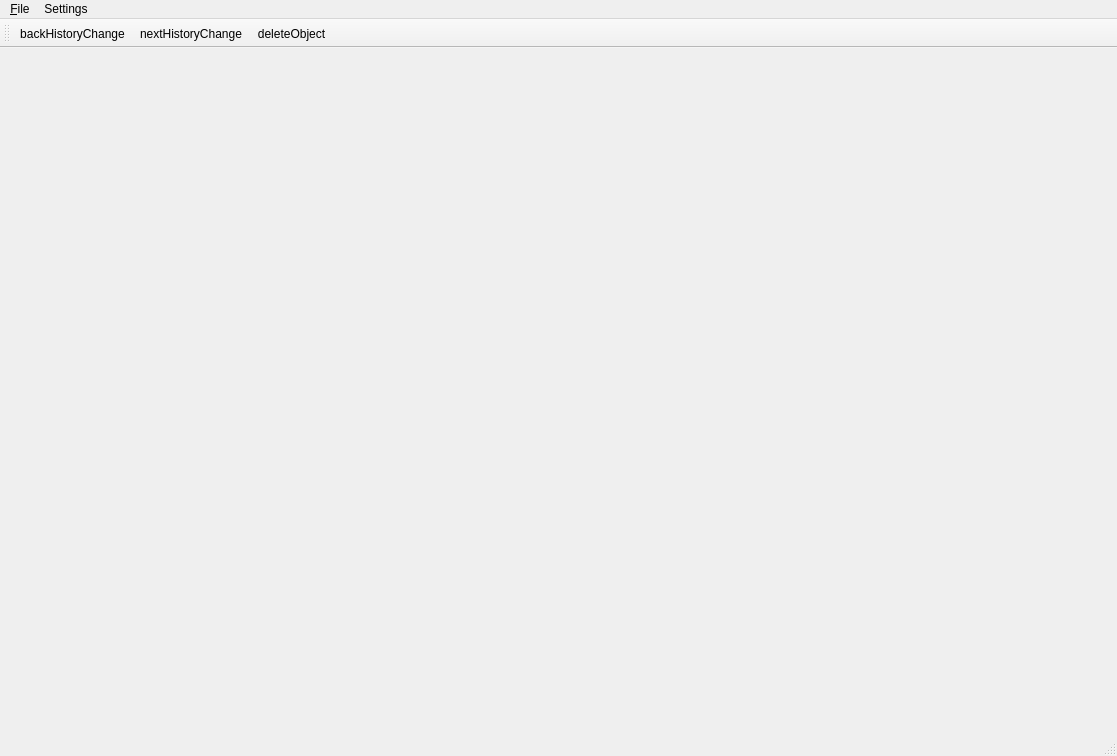
<?xml version="1.0" encoding="UTF-8"?>
<ui version="4.0">
 <class>editingPanelStacked</class>
 <widget class="QMainWindow" name="editingPanelStacked">
  <property name="geometry">
   <rect>
    <x>0</x>
    <y>0</y>
    <width>1117</width>
    <height>756</height>
   </rect>
  </property>
  <property name="windowTitle">
   <string>MainWindow</string>
  </property>
  <property name="windowIcon">
   <iconset>
    <normaloff>Icon/MainWindow/logo.gif</normaloff>Icon/MainWindow/logo.gif</iconset>
  </property>
  <widget class="QWidget" name="centralwidget">
   <widget class="QStackedWidget" name="editPanelStacked">
    <property name="geometry">
     <rect>
      <x>780</x>
      <y>20</y>
      <width>301</width>
      <height>561</height>
     </rect>
    </property>
    <property name="currentIndex">
     <number>2</number>
    </property>
    <widget class="QWidget" name="EditVideoPage">
     <widget class="QGroupBox" name="videoTrimmingGroupBox">
      <property name="geometry">
       <rect>
        <x>10</x>
        <y>20</y>
        <width>281</width>
        <height>71</height>
       </rect>
      </property>
      <property name="title">
       <string>Обрезка видио</string>
      </property>
      <widget class="QTimeEdit" name="videoTrimmingStartTimeEdit">
       <property name="geometry">
        <rect>
         <x>60</x>
         <y>30</y>
         <width>81</width>
         <height>22</height>
        </rect>
       </property>
       <property name="displayFormat">
        <string>HH:mm:ss</string>
       </property>
      </widget>
      <widget class="QLabel" name="videoTrimmingStartLabel">
       <property name="geometry">
        <rect>
         <x>10</x>
         <y>30</y>
         <width>55</width>
         <height>16</height>
        </rect>
       </property>
       <property name="text">
        <string>Начало</string>
       </property>
      </widget>
      <widget class="QTimeEdit" name="videoTrimmingEndTimeEdit">
       <property name="geometry">
        <rect>
         <x>190</x>
         <y>30</y>
         <width>81</width>
         <height>22</height>
        </rect>
       </property>
       <property name="displayFormat">
        <string>HH:mm:ss</string>
       </property>
      </widget>
      <widget class="QLabel" name="videoTrimmingEndLabel">
       <property name="geometry">
        <rect>
         <x>150</x>
         <y>30</y>
         <width>55</width>
         <height>16</height>
        </rect>
       </property>
       <property name="text">
        <string>Конец</string>
       </property>
      </widget>
     </widget>
     <widget class="QGroupBox" name="groupBox_2">
      <property name="geometry">
       <rect>
        <x>10</x>
        <y>110</y>
        <width>281</width>
        <height>121</height>
       </rect>
      </property>
      <property name="title">
       <string>Вставить титры</string>
      </property>
      <widget class="QTextEdit" name="titleStartVideoTextEdit">
       <property name="geometry">
        <rect>
         <x>20</x>
         <y>40</y>
         <width>251</width>
         <height>61</height>
        </rect>
       </property>
      </widget>
     </widget>
     <widget class="QPushButton" name="remove_audioButton">
      <property name="geometry">
       <rect>
        <x>20</x>
        <y>400</y>
        <width>241</width>
        <height>28</height>
       </rect>
      </property>
      <property name="text">
       <string>Удалить аудио</string>
      </property>
     </widget>
     <widget class="QPushButton" name="screenshotButton">
      <property name="geometry">
       <rect>
        <x>20</x>
        <y>440</y>
        <width>241</width>
        <height>28</height>
       </rect>
      </property>
      <property name="text">
       <string>Сделать скриншот</string>
      </property>
     </widget>
     <widget class="QDialogButtonBox" name="editPanelVideoButtonBox">
      <property name="geometry">
       <rect>
        <x>60</x>
        <y>490</y>
        <width>193</width>
        <height>28</height>
       </rect>
      </property>
      <property name="standardButtons">
       <set>QDialogButtonBox::Cancel|QDialogButtonBox::Ok</set>
      </property>
     </widget>
     <widget class="QGroupBox" name="speedPlayVideoGroupBox">
      <property name="geometry">
       <rect>
        <x>10</x>
        <y>240</y>
        <width>291</width>
        <height>91</height>
       </rect>
      </property>
      <property name="title">
       <string>Скорость воспроизведения</string>
      </property>
      <widget class="QSlider" name="speedPlayVideoHorizontalSlider">
       <property name="geometry">
        <rect>
         <x>10</x>
         <y>30</y>
         <width>201</width>
         <height>22</height>
        </rect>
       </property>
       <property name="minimum">
        <number>-4</number>
       </property>
       <property name="maximum">
        <number>3</number>
       </property>
       <property name="orientation">
        <enum>Qt::Horizontal</enum>
       </property>
      </widget>
      <widget class="QLCDNumber" name="speedPlayVideoLcdNumber">
       <property name="geometry">
        <rect>
         <x>220</x>
         <y>30</y>
         <width>64</width>
         <height>23</height>
        </rect>
       </property>
      </widget>
     </widget>
    </widget>
    <widget class="QWidget" name="EditAudioPage">
     <widget class="QGroupBox" name="audioTrimmingGroupBox">
      <property name="geometry">
       <rect>
        <x>0</x>
        <y>20</y>
        <width>291</width>
        <height>81</height>
       </rect>
      </property>
      <property name="title">
       <string>Обрезка аудио</string>
      </property>
      <widget class="QTimeEdit" name="audioTrimmingStartTimeEdit">
       <property name="geometry">
        <rect>
         <x>60</x>
         <y>30</y>
         <width>81</width>
         <height>22</height>
        </rect>
       </property>
       <property name="displayFormat">
        <string>HH:mm:ss</string>
       </property>
      </widget>
      <widget class="QLabel" name="audioTrimmingStartLabel">
       <property name="geometry">
        <rect>
         <x>10</x>
         <y>30</y>
         <width>55</width>
         <height>16</height>
        </rect>
       </property>
       <property name="text">
        <string>Начало</string>
       </property>
      </widget>
      <widget class="QLabel" name="audioTrimmingEndLabel">
       <property name="geometry">
        <rect>
         <x>160</x>
         <y>30</y>
         <width>55</width>
         <height>16</height>
        </rect>
       </property>
       <property name="text">
        <string>Конец</string>
       </property>
      </widget>
      <widget class="QTimeEdit" name="audioTrimmingEndTimeEdit">
       <property name="geometry">
        <rect>
         <x>200</x>
         <y>30</y>
         <width>81</width>
         <height>22</height>
        </rect>
       </property>
       <property name="displayFormat">
        <string>HH:mm:ss</string>
       </property>
      </widget>
     </widget>
     <widget class="QDialogButtonBox" name="editPanelAudioButtonBox">
      <property name="geometry">
       <rect>
        <x>60</x>
        <y>520</y>
        <width>193</width>
        <height>28</height>
       </rect>
      </property>
      <property name="standardButtons">
       <set>QDialogButtonBox::Cancel|QDialogButtonBox::Ok</set>
      </property>
     </widget>
     <widget class="QGroupBox" name="audioRemoveGroupBox">
      <property name="geometry">
       <rect>
        <x>0</x>
        <y>110</y>
        <width>291</width>
        <height>81</height>
       </rect>
      </property>
      <property name="title">
       <string>Удалить часть аудио</string>
      </property>
      <widget class="QLabel" name="audioRemoveStartLabel">
       <property name="geometry">
        <rect>
         <x>10</x>
         <y>30</y>
         <width>55</width>
         <height>16</height>
        </rect>
       </property>
       <property name="text">
        <string>Начало</string>
       </property>
      </widget>
      <widget class="QTimeEdit" name="audioRemoveStartTimeEdit">
       <property name="geometry">
        <rect>
         <x>60</x>
         <y>30</y>
         <width>81</width>
         <height>22</height>
        </rect>
       </property>
       <property name="displayFormat">
        <string>HH:mm:ss</string>
       </property>
      </widget>
      <widget class="QLabel" name="audioRemoveEndLabel">
       <property name="geometry">
        <rect>
         <x>150</x>
         <y>30</y>
         <width>55</width>
         <height>16</height>
        </rect>
       </property>
       <property name="text">
        <string>Конец</string>
       </property>
      </widget>
      <widget class="QTimeEdit" name="audioRemoveEndTimeEdit">
       <property name="geometry">
        <rect>
         <x>200</x>
         <y>30</y>
         <width>81</width>
         <height>22</height>
        </rect>
       </property>
       <property name="displayFormat">
        <string>HH:mm:ss</string>
       </property>
      </widget>
     </widget>
     <widget class="QGroupBox" name="speedPlayAudioGroupBox">
      <property name="geometry">
       <rect>
        <x>0</x>
        <y>210</y>
        <width>291</width>
        <height>91</height>
       </rect>
      </property>
      <property name="title">
       <string>Скорость воспроизведения</string>
      </property>
      <widget class="QSlider" name="speedPlayAudioHorizontalSlider">
       <property name="geometry">
        <rect>
         <x>10</x>
         <y>30</y>
         <width>201</width>
         <height>22</height>
        </rect>
       </property>
       <property name="minimum">
        <number>-4</number>
       </property>
       <property name="maximum">
        <number>3</number>
       </property>
       <property name="orientation">
        <enum>Qt::Horizontal</enum>
       </property>
      </widget>
      <widget class="QLCDNumber" name="speedPlayAudioLcdNumber">
       <property name="geometry">
        <rect>
         <x>220</x>
         <y>30</y>
         <width>64</width>
         <height>23</height>
        </rect>
       </property>
      </widget>
     </widget>
    </widget>
    <widget class="QWidget" name="editDefaultPage"/>
    <widget class="QWidget" name="editPhotoPage">
     <widget class="QGroupBox" name="brightGroupBox">
      <property name="geometry">
       <rect>
        <x>10</x>
        <y>10</y>
        <width>211</width>
        <height>61</height>
       </rect>
      </property>
      <property name="title">
       <string>Яркость</string>
      </property>
      <widget class="QSlider" name="brightSlider">
       <property name="geometry">
        <rect>
         <x>10</x>
         <y>30</y>
         <width>191</width>
         <height>16</height>
        </rect>
       </property>
       <property name="maximum">
        <number>20</number>
       </property>
       <property name="singleStep">
        <number>1</number>
       </property>
       <property name="value">
        <number>10</number>
       </property>
       <property name="sliderPosition">
        <number>10</number>
       </property>
       <property name="orientation">
        <enum>Qt::Horizontal</enum>
       </property>
      </widget>
     </widget>
     <widget class="QGroupBox" name="contrastGroupBox">
      <property name="geometry">
       <rect>
        <x>10</x>
        <y>70</y>
        <width>211</width>
        <height>61</height>
       </rect>
      </property>
      <property name="title">
       <string>Контрастность</string>
      </property>
      <widget class="QSlider" name="contrastSlider">
       <property name="geometry">
        <rect>
         <x>10</x>
         <y>30</y>
         <width>191</width>
         <height>16</height>
        </rect>
       </property>
       <property name="maximum">
        <number>20</number>
       </property>
       <property name="value">
        <number>10</number>
       </property>
       <property name="orientation">
        <enum>Qt::Horizontal</enum>
       </property>
      </widget>
     </widget>
     <widget class="QGroupBox" name="resizePhotoGroupBox">
      <property name="geometry">
       <rect>
        <x>0</x>
        <y>140</y>
        <width>241</width>
        <height>80</height>
       </rect>
      </property>
      <property name="title">
       <string>Размер фото</string>
      </property>
      <widget class="QLabel" name="resizePhotoWidthLabel">
       <property name="geometry">
        <rect>
         <x>10</x>
         <y>30</y>
         <width>55</width>
         <height>16</height>
        </rect>
       </property>
       <property name="text">
        <string>Ширина</string>
       </property>
      </widget>
      <widget class="QSpinBox" name="resizePhotoWidthSpinBox">
       <property name="geometry">
        <rect>
         <x>60</x>
         <y>30</y>
         <width>51</width>
         <height>22</height>
        </rect>
       </property>
       <property name="minimum">
        <number>1</number>
       </property>
       <property name="maximum">
        <number>5000</number>
       </property>
      </widget>
      <widget class="QLabel" name="resizePhotoHeightLabel">
       <property name="geometry">
        <rect>
         <x>120</x>
         <y>30</y>
         <width>55</width>
         <height>16</height>
        </rect>
       </property>
       <property name="text">
        <string>Высота</string>
       </property>
      </widget>
      <widget class="QSpinBox" name="resizePhotoHeightSpinBox">
       <property name="geometry">
        <rect>
         <x>170</x>
         <y>30</y>
         <width>61</width>
         <height>22</height>
        </rect>
       </property>
       <property name="minimum">
        <number>1</number>
       </property>
       <property name="maximum">
        <number>5000</number>
       </property>
      </widget>
     </widget>
     <widget class="QGroupBox" name="FilterGroupBox">
      <property name="geometry">
       <rect>
        <x>0</x>
        <y>230</y>
        <width>251</width>
        <height>121</height>
       </rect>
      </property>
      <property name="title">
       <string>Фильтры</string>
      </property>
      <widget class="QRadioButton" name="filterCmykRadioButton">
       <property name="enabled">
        <bool>false</bool>
       </property>
       <property name="geometry">
        <rect>
         <x>10</x>
         <y>30</y>
         <width>95</width>
         <height>20</height>
        </rect>
       </property>
       <property name="text">
        <string>CMYK</string>
       </property>
      </widget>
      <widget class="QRadioButton" name="filterBlacWhiteRadioButton">
       <property name="geometry">
        <rect>
         <x>10</x>
         <y>50</y>
         <width>111</width>
         <height>20</height>
        </rect>
       </property>
       <property name="text">
        <string>Черно-Белый</string>
       </property>
      </widget>
      <widget class="QRadioButton" name="filterGrayscaleRadioButton">
       <property name="geometry">
        <rect>
         <x>10</x>
         <y>70</y>
         <width>141</width>
         <height>20</height>
        </rect>
       </property>
       <property name="text">
        <string>Градация серого</string>
       </property>
      </widget>
      <widget class="QRadioButton" name="filterDefaultRadioButton">
       <property name="geometry">
        <rect>
         <x>10</x>
         <y>90</y>
         <width>121</width>
         <height>20</height>
        </rect>
       </property>
       <property name="text">
        <string>Стандартный</string>
       </property>
       <property name="checked">
        <bool>true</bool>
       </property>
      </widget>
     </widget>
     <widget class="QGroupBox" name="transposeGroupBox">
      <property name="geometry">
       <rect>
        <x>0</x>
        <y>360</y>
        <width>281</width>
        <height>151</height>
       </rect>
      </property>
      <property name="title">
       <string>Трансформация изображения</string>
      </property>
      <widget class="QPushButton" name="mirrorHorizontalButton">
       <property name="geometry">
        <rect>
         <x>0</x>
         <y>30</y>
         <width>251</width>
         <height>28</height>
        </rect>
       </property>
       <property name="text">
        <string>Зеркальное отражение по горизонтали</string>
       </property>
      </widget>
      <widget class="QPushButton" name="mirrorVerticalButton">
       <property name="geometry">
        <rect>
         <x>0</x>
         <y>60</y>
         <width>251</width>
         <height>31</height>
        </rect>
       </property>
       <property name="text">
        <string>Зеркальное отражение по вертикали</string>
       </property>
      </widget>
      <widget class="QPushButton" name="turnLeftButton">
       <property name="geometry">
        <rect>
         <x>0</x>
         <y>90</y>
         <width>251</width>
         <height>28</height>
        </rect>
       </property>
       <property name="text">
        <string>Поворот влево</string>
       </property>
      </widget>
      <widget class="QPushButton" name="turnRightButton">
       <property name="geometry">
        <rect>
         <x>0</x>
         <y>120</y>
         <width>251</width>
         <height>31</height>
        </rect>
       </property>
       <property name="text">
        <string>Поворот вправо</string>
       </property>
      </widget>
     </widget>
     <widget class="QLCDNumber" name="lcdNumber">
      <property name="geometry">
       <rect>
        <x>230</x>
        <y>30</y>
        <width>64</width>
        <height>21</height>
       </rect>
      </property>
      <property name="intValue" stdset="0">
       <number>10</number>
      </property>
     </widget>
     <widget class="QLCDNumber" name="lcdNumber_2">
      <property name="geometry">
       <rect>
        <x>230</x>
        <y>100</y>
        <width>64</width>
        <height>23</height>
       </rect>
      </property>
      <property name="intValue" stdset="0">
       <number>10</number>
      </property>
     </widget>
     <widget class="QDialogButtonBox" name="editPanelPhotoButtonBox">
      <property name="geometry">
       <rect>
        <x>40</x>
        <y>520</y>
        <width>193</width>
        <height>28</height>
       </rect>
      </property>
      <property name="standardButtons">
       <set>QDialogButtonBox::Cancel|QDialogButtonBox::Ok</set>
      </property>
     </widget>
    </widget>
   </widget>
   <widget class="QStackedWidget" name="controlPanelStacked">
    <property name="geometry">
     <rect>
      <x>20</x>
      <y>540</y>
      <width>741</width>
      <height>111</height>
     </rect>
    </property>
    <property name="currentIndex">
     <number>1</number>
    </property>
    <widget class="QWidget" name="controlVideoMusicPage">
     <widget class="QSlider" name="timeSlider">
      <property name="geometry">
       <rect>
        <x>10</x>
        <y>10</y>
        <width>711</width>
        <height>22</height>
       </rect>
      </property>
      <property name="maximum">
       <number>250</number>
      </property>
      <property name="orientation">
       <enum>Qt::Horizontal</enum>
      </property>
     </widget>
     <widget class="QPushButton" name="pauseButton">
      <property name="geometry">
       <rect>
        <x>340</x>
        <y>70</y>
        <width>93</width>
        <height>28</height>
       </rect>
      </property>
      <property name="text">
       <string>Pause</string>
      </property>
     </widget>
     <widget class="QPushButton" name="playButton">
      <property name="geometry">
       <rect>
        <x>340</x>
        <y>30</y>
        <width>93</width>
        <height>28</height>
       </rect>
      </property>
      <property name="text">
       <string>Play</string>
      </property>
     </widget>
     <widget class="QSlider" name="volumeSlider">
      <property name="geometry">
       <rect>
        <x>560</x>
        <y>50</y>
        <width>131</width>
        <height>22</height>
       </rect>
      </property>
      <property name="maximum">
       <number>100</number>
      </property>
      <property name="value">
       <number>100</number>
      </property>
      <property name="orientation">
       <enum>Qt::Horizontal</enum>
      </property>
     </widget>
     <widget class="QPushButton" name="stopButton">
      <property name="geometry">
       <rect>
        <x>140</x>
        <y>50</y>
        <width>93</width>
        <height>28</height>
       </rect>
      </property>
      <property name="text">
       <string>Stop</string>
      </property>
     </widget>
     <widget class="QLCDNumber" name="timeNumber">
      <property name="geometry">
       <rect>
        <x>50</x>
        <y>50</y>
        <width>64</width>
        <height>23</height>
       </rect>
      </property>
     </widget>
     <widget class="QPushButton" name="backObjectVideoMusicPushButton">
      <property name="geometry">
       <rect>
        <x>240</x>
        <y>50</y>
        <width>93</width>
        <height>28</height>
       </rect>
      </property>
      <property name="text">
       <string>Предыдущий</string>
      </property>
     </widget>
     <widget class="QPushButton" name="nextObjectVideoMusicPushButton">
      <property name="geometry">
       <rect>
        <x>440</x>
        <y>50</y>
        <width>93</width>
        <height>28</height>
       </rect>
      </property>
      <property name="text">
       <string>Следующий</string>
      </property>
     </widget>
    </widget>
    <widget class="QWidget" name="controlDefaultPage"/>
    <widget class="QWidget" name="controlPhotoPage">
     <widget class="QPushButton" name="backObjectPhotoPushButton">
      <property name="geometry">
       <rect>
        <x>240</x>
        <y>40</y>
        <width>121</width>
        <height>28</height>
       </rect>
      </property>
      <property name="text">
       <string>Предыдущий файл</string>
      </property>
     </widget>
     <widget class="QPushButton" name="nextObjectPhotoPushButton">
      <property name="geometry">
       <rect>
        <x>410</x>
        <y>40</y>
        <width>121</width>
        <height>28</height>
       </rect>
      </property>
      <property name="text">
       <string>Следующий файл</string>
      </property>
     </widget>
    </widget>
   </widget>
   <widget class="QStackedWidget" name="MediaStackedWidget">
    <property name="geometry">
     <rect>
      <x>10</x>
      <y>10</y>
      <width>761</width>
      <height>501</height>
     </rect>
    </property>
    <property name="currentIndex">
     <number>2</number>
    </property>
    <widget class="QWidget" name="videoPage">
     <widget class="QWidget" name="videoMediaWidget" native="true">
      <property name="geometry">
       <rect>
        <x>10</x>
        <y>10</y>
        <width>721</width>
        <height>501</height>
       </rect>
      </property>
     </widget>
    </widget>
    <widget class="QWidget" name="photoPage">
     <widget class="QWidget" name="photoMediaWidget" native="true">
      <property name="geometry">
       <rect>
        <x>10</x>
        <y>0</y>
        <width>721</width>
        <height>501</height>
       </rect>
      </property>
     </widget>
    </widget>
    <widget class="QWidget" name="audioPage">
     <widget class="QWidget" name="audioMediaWidget" native="true">
      <property name="geometry">
       <rect>
        <x>10</x>
        <y>10</y>
        <width>721</width>
        <height>501</height>
       </rect>
      </property>
     </widget>
    </widget>
   </widget>
  </widget>
  <widget class="QMenuBar" name="menubar">
   <property name="geometry">
    <rect>
     <x>0</x>
     <y>0</y>
     <width>1117</width>
     <height>26</height>
    </rect>
   </property>
   <widget class="QMenu" name="menu_File">
    <property name="title">
     <string>&amp;File</string>
    </property>
    <addaction name="openAction"/>
    <addaction name="addPlaylistAction"/>
    <addaction name="saveAction"/>
    <addaction name="save_asAction"/>
    <addaction name="separator"/>
    <addaction name="exitAction"/>
   </widget>
   <widget class="QMenu" name="menuSettings">
    <property name="title">
     <string>Settings</string>
    </property>
   </widget>
   <addaction name="menu_File"/>
   <addaction name="menuSettings"/>
  </widget>
  <widget class="QStatusBar" name="statusbar">
   <property name="enabled">
    <bool>true</bool>
   </property>
  </widget>
  <widget class="QToolBar" name="toolBar">
   <property name="windowTitle">
    <string>toolBar</string>
   </property>
   <attribute name="toolBarArea">
    <enum>TopToolBarArea</enum>
   </attribute>
   <attribute name="toolBarBreak">
    <bool>false</bool>
   </attribute>
   <addaction name="actionBackHistoryChange"/>
   <addaction name="actionNextHistoryChange"/>
   <addaction name="actionDeleteObject"/>
  </widget>
  <action name="actionsa">
   <property name="text">
    <string>sa</string>
   </property>
  </action>
  <action name="exitAction">
   <property name="text">
    <string>Exit</string>
   </property>
  </action>
  <action name="openAction">
   <property name="text">
    <string>Open</string>
   </property>
  </action>
  <action name="saveAction">
   <property name="text">
    <string>Save</string>
   </property>
  </action>
  <action name="actionBackHistoryChange">
   <property name="icon">
    <iconset>
     <normaloff>Icon/ToolBar/backHistoryChange.png</normaloff>Icon/ToolBar/backHistoryChange.png</iconset>
   </property>
   <property name="text">
    <string>backHistoryChange</string>
   </property>
  </action>
  <action name="actionNextHistoryChange">
   <property name="icon">
    <iconset>
     <normaloff>Icon/ToolBar/nextHistoryChange.png</normaloff>Icon/ToolBar/nextHistoryChange.png</iconset>
   </property>
   <property name="text">
    <string>nextHistoryChange</string>
   </property>
  </action>
  <action name="actionDeleteObject">
   <property name="checkable">
    <bool>false</bool>
   </property>
   <property name="checked">
    <bool>false</bool>
   </property>
   <property name="enabled">
    <bool>true</bool>
   </property>
   <property name="icon">
    <iconset>
     <normaloff>Icon/ToolBar/deleteObject.png</normaloff>Icon/ToolBar/deleteObject.png</iconset>
   </property>
   <property name="text">
    <string>deleteObject</string>
   </property>
   <property name="visible">
    <bool>true</bool>
   </property>
   <property name="iconVisibleInMenu">
    <bool>true</bool>
   </property>
  </action>
  <action name="save_asAction">
   <property name="text">
    <string>Save as</string>
   </property>
  </action>
  <action name="addPlaylistAction">
   <property name="text">
    <string>Создать плейлист</string>
   </property>
  </action>
 </widget>
 <resources/>
 <connections>
  <connection>
   <sender>brightSlider</sender>
   <signal>valueChanged(int)</signal>
   <receiver>lcdNumber</receiver>
   <slot>display(int)</slot>
   <hints>
    <hint type="sourcelabel">
     <x>859</x>
     <y>141</y>
    </hint>
    <hint type="destinationlabel">
     <x>1037</x>
     <y>136</y>
    </hint>
   </hints>
  </connection>
  <connection>
   <sender>contrastSlider</sender>
   <signal>valueChanged(int)</signal>
   <receiver>lcdNumber_2</receiver>
   <slot>display(int)</slot>
   <hints>
    <hint type="sourcelabel">
     <x>883</x>
     <y>201</y>
    </hint>
    <hint type="destinationlabel">
     <x>1021</x>
     <y>208</y>
    </hint>
   </hints>
  </connection>
  <connection>
   <sender>timeSlider</sender>
   <signal>valueChanged(int)</signal>
   <receiver>timeNumber</receiver>
   <slot>display(int)</slot>
   <hints>
    <hint type="sourcelabel">
     <x>186</x>
     <y>637</y>
    </hint>
    <hint type="destinationlabel">
     <x>133</x>
     <y>678</y>
    </hint>
   </hints>
  </connection>
  <connection>
   <sender>speedPlayVideoHorizontalSlider</sender>
   <signal>valueChanged(int)</signal>
   <receiver>speedPlayVideoLcdNumber</receiver>
   <slot>display(int)</slot>
   <hints>
    <hint type="sourcelabel">
     <x>936</x>
     <y>366</y>
    </hint>
    <hint type="destinationlabel">
     <x>1044</x>
     <y>361</y>
    </hint>
   </hints>
  </connection>
  <connection>
   <sender>speedPlayAudioHorizontalSlider</sender>
   <signal>valueChanged(int)</signal>
   <receiver>speedPlayAudioLcdNumber</receiver>
   <slot>display(int)</slot>
   <hints>
    <hint type="sourcelabel">
     <x>920</x>
     <y>333</y>
    </hint>
    <hint type="destinationlabel">
     <x>1017</x>
     <y>329</y>
    </hint>
   </hints>
  </connection>
 </connections>
</ui>
